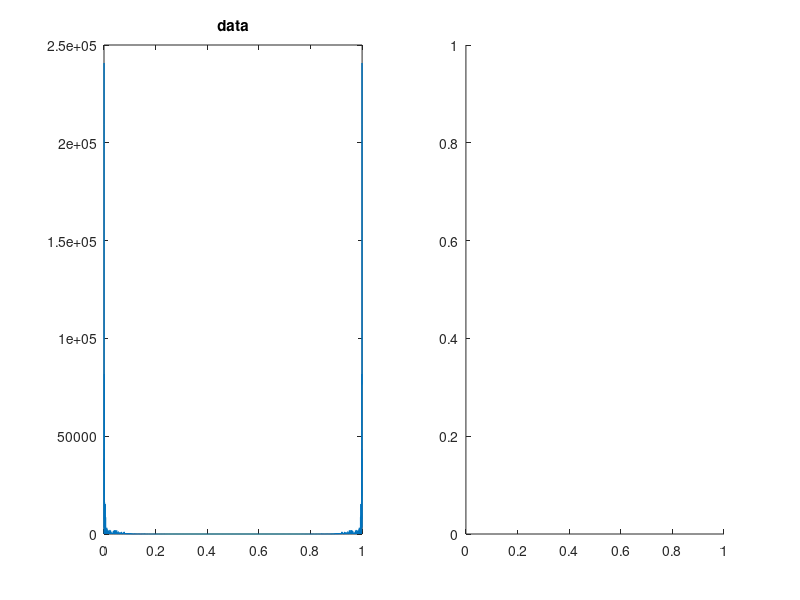

MATLAB code for this plot: (Note: this script raises an error after producing the figure.)
close 
clear all 

load("eegsingle.mat")
data0 = data-mean(data);

NFFT = 8192;
X=fft(data0,NFFT);

subplot(121)
N = length(data0);
Rhat=(X.*conj(X))/N;
f=[0:NFFT-1]/NFFT;
plot(f,Rhat)
% xlim([0 0.15])
title("data")

subplot(122)
sub=16;
window=2048/sub;
noverlap=1024/sub;
NFFT=4096;
spectrogram(data0, window, noverlap, NFFT);